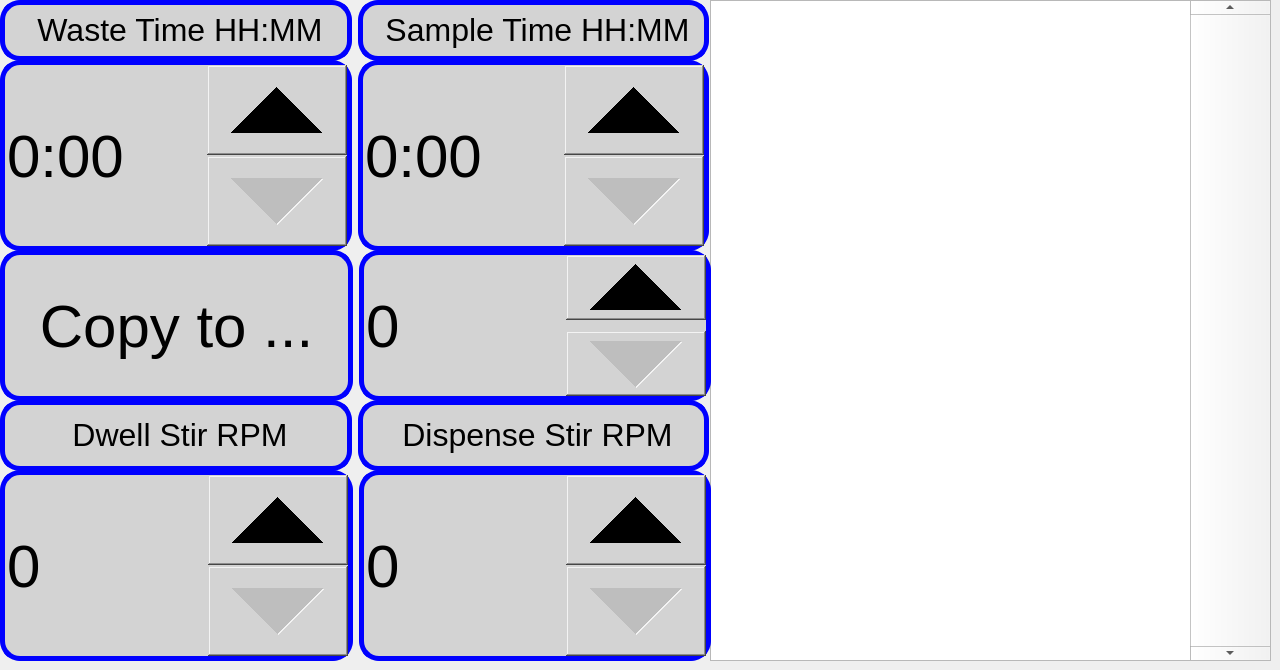
    <widget class="QWidget" name="SequenceEdit">
     <property name="minimumSize">
      <size>
       <width>637</width>
       <height>0</height>
      </size>
     </property>
     <attribute name="title">
      <string>  Sequence Edit  </string>
     </attribute>
     <widget class="QTableView" name="tableView">
      <property name="geometry">
       <rect>
        <x>710</x>
        <y>0</y>
        <width>561</width>
        <height>661</height>
       </rect>
      </property>
      <property name="sizePolicy">
       <sizepolicy hsizetype="Minimum" vsizetype="Minimum">
        <horstretch>0</horstretch>
        <verstretch>0</verstretch>
       </sizepolicy>
      </property>
      <property name="font">
       <font>
        <pointsize>16</pointsize>
        <weight>75</weight>
        <bold>true</bold>
       </font>
      </property>
      <property name="styleSheet">
       <string notr="true">QScrollBar:vertical { width: 80px; }</string>
      </property>
      <property name="frameShadow">
       <enum>QFrame::Sunken</enum>
      </property>
      <property name="lineWidth">
       <number>14</number>
      </property>
      <property name="midLineWidth">
       <number>6</number>
      </property>
      <property name="verticalScrollBarPolicy">
       <enum>Qt::ScrollBarAlwaysOn</enum>
      </property>
      <property name="horizontalScrollBarPolicy">
       <enum>Qt::ScrollBarAlwaysOff</enum>
      </property>
      <property name="sizeAdjustPolicy">
       <enum>QAbstractScrollArea::AdjustToContents</enum>
      </property>
      <property name="editTriggers">
       <set>QAbstractItemView::AnyKeyPressed|QAbstractItemView::EditKeyPressed|QAbstractItemView::SelectedClicked</set>
      </property>
      <property name="alternatingRowColors">
       <bool>true</bool>
      </property>
      <property name="selectionBehavior">
       <enum>QAbstractItemView::SelectItems</enum>
      </property>
      <attribute name="horizontalHeaderStretchLastSection">
       <bool>true</bool>
      </attribute>
     </widget>
     <widget class="QWidget" name="layoutWidget">
      <property name="geometry">
       <rect>
        <x>0</x>
        <y>250</y>
        <width>711</width>
        <height>151</height>
       </rect>
      </property>
      <layout class="QHBoxLayout" name="horizontalLayout_copy">
       <item>
        <widget class="QPushButton" name="copyToAlt">
         <property name="sizePolicy">
          <sizepolicy hsizetype="Minimum" vsizetype="Minimum">
           <horstretch>0</horstretch>
           <verstretch>0</verstretch>
          </sizepolicy>
         </property>
         <property name="font">
          <font>
           <pointsize>-1</pointsize>
          </font>
         </property>
         <property name="styleSheet">
          <string notr="true">QPushButton { border: 5px solid blue; border-radius: 20px; font-size: 60px; background-color:lightGray ;}
</string>
         </property>
         <property name="text">
          <string>Copy to ...</string>
         </property>
        </widget>
       </item>
       <item>
        <widget class="QSpinBox" name="copyToIndex">
         <property name="sizePolicy">
          <sizepolicy hsizetype="Minimum" vsizetype="Minimum">
           <horstretch>0</horstretch>
           <verstretch>0</verstretch>
          </sizepolicy>
         </property>
         <property name="font">
          <font>
           <pointsize>-1</pointsize>
          </font>
         </property>
         <property name="styleSheet">
          <string notr="true">QSpinBox { border: 5px solid blue; border-radius: 20px; font-size: 60px; background-color:lightGray ;}
QSpinBox::up-arrow { width: 80px; height: 65px; }
QSpinBox::up-button { width: 140px; height: 65px; }
QSpinBox::down-arrow {width: 80px; height: 65px; }
QSpinBox::down-button { width: 140px; height: 65px; }
</string>
         </property>
        </widget>
       </item>
      </layout>
     </widget>
     <widget class="QWidget" name="layoutWidget_2">
      <property name="geometry">
       <rect>
        <x>0</x>
        <y>470</y>
        <width>711</width>
        <height>191</height>
       </rect>
      </property>
      <layout class="QHBoxLayout" name="horizontalLayout_RPM_ctl">
       <item>
        <widget class="QSpinBox" name="dwlRPM">
         <property name="sizePolicy">
          <sizepolicy hsizetype="Minimum" vsizetype="Minimum">
           <horstretch>0</horstretch>
           <verstretch>0</verstretch>
          </sizepolicy>
         </property>
         <property name="font">
          <font>
           <pointsize>-1</pointsize>
          </font>
         </property>
         <property name="styleSheet">
          <string notr="true">QSpinBox { border: 5px solid blue; border-radius: 20px; font-size: 60px; background-color:lightGray ;}
QSpinBox::up-arrow { width: 80px; height: 90px; }
QSpinBox::up-button { width: 140px; height: 90px; }
QSpinBox::down-arrow {width: 80px; height: 90px; }
QSpinBox::down-button { width: 140px; height: 90px; }
</string>
         </property>
        </widget>
       </item>
       <item>
        <widget class="QSpinBox" name="disRPM">
         <property name="sizePolicy">
          <sizepolicy hsizetype="Minimum" vsizetype="Minimum">
           <horstretch>0</horstretch>
           <verstretch>0</verstretch>
          </sizepolicy>
         </property>
         <property name="font">
          <font>
           <pointsize>-1</pointsize>
          </font>
         </property>
         <property name="styleSheet">
          <string notr="true">QSpinBox { border: 5px solid blue; border-radius: 20px; font-size: 60px; background-color:lightGray ;}
QSpinBox::up-arrow { width: 80px; height: 90px; }
QSpinBox::up-button { width: 140px; height: 90px; }
QSpinBox::down-arrow {width: 80px; height: 90px; }
QSpinBox::down-button { width: 140px; height: 90px; }</string>
         </property>
        </widget>
       </item>
      </layout>
     </widget>
     <widget class="QWidget" name="">
      <property name="geometry">
       <rect>
        <x>0</x>
        <y>0</y>
        <width>709</width>
        <height>61</height>
       </rect>
      </property>
      <layout class="QHBoxLayout" name="horizontalLayout_lbl">
       <item>
        <widget class="QLabel" name="wasteTime_Lbl">
         <property name="sizePolicy">
          <sizepolicy hsizetype="Preferred" vsizetype="Minimum">
           <horstretch>0</horstretch>
           <verstretch>0</verstretch>
          </sizepolicy>
         </property>
         <property name="font">
          <font>
           <pointsize>-1</pointsize>
          </font>
         </property>
         <property name="styleSheet">
          <string notr="true">QLabel { border: 5px solid blue; border-radius: 20px; font-size: 32px; background-color:lightGray ;}</string>
         </property>
         <property name="frameShape">
          <enum>QFrame::Box</enum>
         </property>
         <property name="text">
          <string>&lt;html&gt;&lt;head/&gt;&lt;body&gt;&lt;p align=&quot;center&quot;&gt;Waste Time HH:MM&lt;/p&gt;&lt;/body&gt;&lt;/html&gt;</string>
         </property>
        </widget>
       </item>
       <item>
        <widget class="QLabel" name="sampleTime_Lbl">
         <property name="sizePolicy">
          <sizepolicy hsizetype="Preferred" vsizetype="Minimum">
           <horstretch>0</horstretch>
           <verstretch>0</verstretch>
          </sizepolicy>
         </property>
         <property name="font">
          <font>
           <pointsize>-1</pointsize>
          </font>
         </property>
         <property name="styleSheet">
          <string notr="true">QLabel { border: 5px solid blue; border-radius: 20px; font-size: 32px; background-color:lightGray ;}</string>
         </property>
         <property name="frameShape">
          <enum>QFrame::Box</enum>
         </property>
         <property name="text">
          <string>&lt;html&gt;&lt;head/&gt;&lt;body&gt;&lt;p align=&quot;center&quot;&gt;Sample Time HH:MM&lt;/p&gt;&lt;/body&gt;&lt;/html&gt;</string>
         </property>
        </widget>
       </item>
      </layout>
     </widget>
     <widget class="QWidget" name="layoutWidget">
      <property name="geometry">
       <rect>
        <x>0</x>
        <y>60</y>
        <width>709</width>
        <height>191</height>
       </rect>
      </property>
      <layout class="QHBoxLayout" name="horizontalLayout_time">
       <item>
        <widget class="QTimeEdit" name="wasteTime">
         <property name="sizePolicy">
          <sizepolicy hsizetype="Minimum" vsizetype="Minimum">
           <horstretch>0</horstretch>
           <verstretch>0</verstretch>
          </sizepolicy>
         </property>
         <property name="font">
          <font>
           <pointsize>-1</pointsize>
          </font>
         </property>
         <property name="styleSheet">
          <string notr="true">QTimeEdit { border: 5px solid blue; border-radius: 20px; font-size: 60px; background-color:lightGray ;}
QTimeEdit::up-arrow { width: 90px; height: 90px; }
QTimeEdit::up-button { width: 140px; height: 90px; }
QTimeEdit::down-arrow {width: 90px; height: 90px; }
QTimeEdit::down-button { width: 140px; height: 90px; }
</string>
         </property>
         <property name="displayFormat">
          <string>h:mm</string>
         </property>
        </widget>
       </item>
       <item>
        <widget class="QTimeEdit" name="sampleTime">
         <property name="sizePolicy">
          <sizepolicy hsizetype="Minimum" vsizetype="Minimum">
           <horstretch>0</horstretch>
           <verstretch>0</verstretch>
          </sizepolicy>
         </property>
         <property name="font">
          <font>
           <pointsize>-1</pointsize>
          </font>
         </property>
         <property name="styleSheet">
          <string notr="true">QTimeEdit { border: 5px solid blue; border-radius: 20px; font-size: 60px; background-color:lightGray ;}
QTimeEdit::up-arrow { width: 90px; height: 90px; }
QTimeEdit::up-button { width: 140px; height: 90px; }
QTimeEdit::down-arrow {width: 90px; height: 90px; }
QTimeEdit::down-button { width: 140px; height: 90px; }</string>
         </property>
         <property name="displayFormat">
          <string>h:mm</string>
         </property>
        </widget>
       </item>
      </layout>
     </widget>
     <widget class="QWidget" name="layoutWidget_3">
      <property name="geometry">
       <rect>
        <x>0</x>
        <y>400</y>
        <width>709</width>
        <height>71</height>
       </rect>
      </property>
      <layout class="QHBoxLayout" name="horizontalLayout_RPM_lbl">
       <item>
        <widget class="QLabel" name="dwellStirRPM_Lbl">
         <property name="sizePolicy">
          <sizepolicy hsizetype="Preferred" vsizetype="Minimum">
           <horstretch>0</horstretch>
           <verstretch>0</verstretch>
          </sizepolicy>
         </property>
         <property name="font">
          <font>
           <pointsize>-1</pointsize>
          </font>
         </property>
         <property name="styleSheet">
          <string notr="true">QLabel { border: 5px solid blue; border-radius: 20px; font-size: 32px; background-color:lightGray ;}</string>
         </property>
         <property name="frameShape">
          <enum>QFrame::Box</enum>
         </property>
         <property name="text">
          <string>&lt;html&gt;&lt;head/&gt;&lt;body&gt;&lt;p align=&quot;center&quot;&gt;Dwell Stir RPM&lt;/p&gt;&lt;/body&gt;&lt;/html&gt;</string>
         </property>
        </widget>
       </item>
       <item>
        <widget class="QLabel" name="dispenseStirRPM_Lbl">
         <property name="sizePolicy">
          <sizepolicy hsizetype="Preferred" vsizetype="Minimum">
           <horstretch>0</horstretch>
           <verstretch>0</verstretch>
          </sizepolicy>
         </property>
         <property name="font">
          <font>
           <pointsize>-1</pointsize>
          </font>
         </property>
         <property name="styleSheet">
          <string notr="true">QLabel { border: 5px solid blue; border-radius: 20px; font-size: 32px; background-color:lightGray ;}</string>
         </property>
         <property name="frameShape">
          <enum>QFrame::Box</enum>
         </property>
         <property name="text">
          <string>&lt;html&gt;&lt;head/&gt;&lt;body&gt;&lt;p align=&quot;center&quot;&gt;Dispense Stir RPM&lt;/p&gt;&lt;/body&gt;&lt;/html&gt;</string>
         </property>
        </widget>
       </item>
      </layout>
     </widget>
     <zorder>tableView</zorder>
     <zorder>layoutWidget</zorder>
     <zorder>layoutWidget_2</zorder>
     <zorder>copyToIndex</zorder>
     <zorder></zorder>
     <zorder>layoutWidget</zorder>
     <zorder>layoutWidget_3</zorder>
    </widget>
